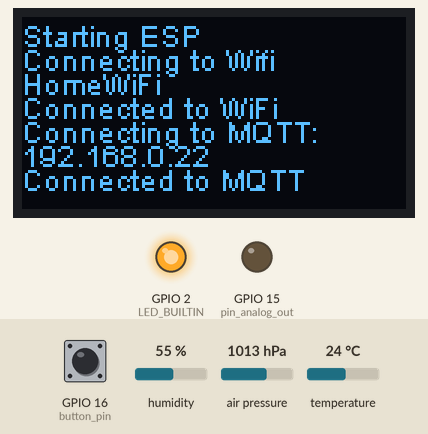
This sketch was run on a simulated ESP8266 (NodeMCU). On the bench: 128×64 one-colour display, output pins drawn as LEDs (lit = HIGH, except the on-board LED, lit = LOW). The inputs (shaded band) are chosen by the test bench; at power-on: GPIO 16 (button_pin) HIGH, humidity 55 %, air pressure 1013 hPa, temperature 24 °C. WiFi joins after 1.5 s; servers stay silent unless stated; no MQTT or app messages arrive unless stated; what the sketch prints to the serial monitor is not drawn.

Above: at 3.7 s.
3.8 s: GPIO 16 (button_pin) pulled LOW for 0.15 s
At 4.4 s:
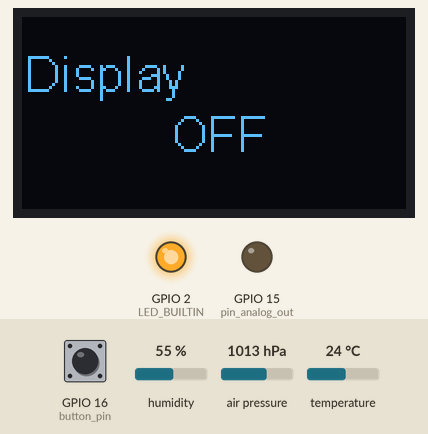
6.9 s: GPIO 16 (button_pin) pulled LOW for 3.2 s
At 9.2 s:
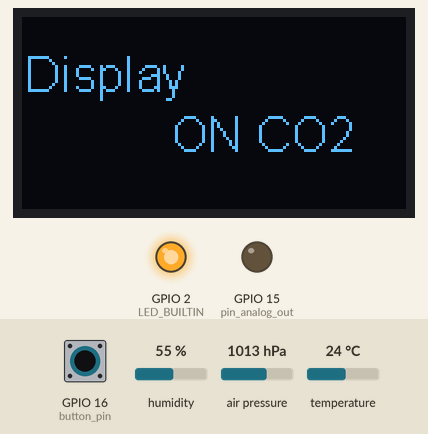
11.6 s: GPIO 16 (button_pin) pulled LOW for 3.2 s
At 14.8 s:
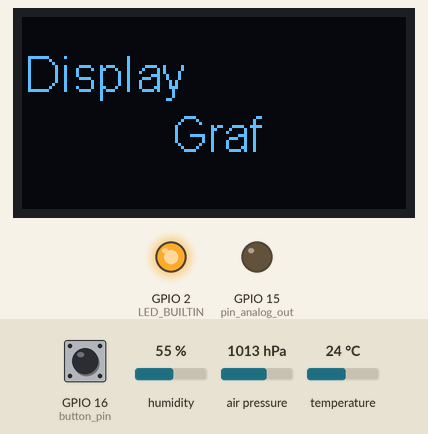
16.3 s: GPIO 16 (button_pin) pulled LOW for 3.2 s
At 19.6 s:
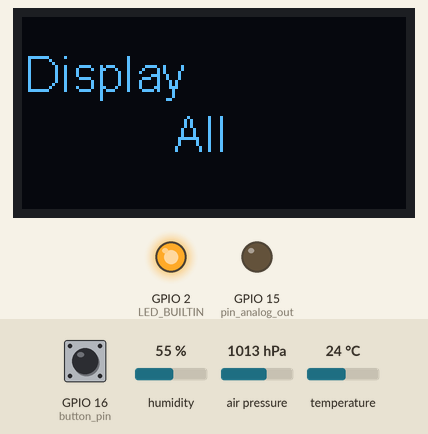
Timing chart, 0 to 62.5 s (numbered marks = the images above; inputs shaded):
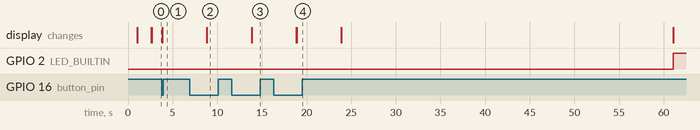

Measured:
- after the input at 3.8 s, the display: changes at once (image 1)
- after the input at 6.9 s, the display: changes after 1.9 s (image 2)
- after the input at 11.6 s, the display: changes after 2.3 s (image 3)
- after the input at 16.3 s, the display: first differs from a run without the input after 2.6 s (image 4)

The sketch:

co2_mqtt_dht22_CO2.ino
```cpp
// по умолчанию работаем через локальную wifi cеть , если загрузить с нажатой кнопкой, то работаем через интернет
#include <PubSubClient.h> //Подключаем библиотеку для MQTT
#include <DHT.h> //Подключаем библиотеку для датчика
#include <ESP8266WiFi.h> //Подключаем библиотеку wifi
#include <SoftwareSerial.h> //Подключаем библиотеку для MHZ19
#include <Adafruit_BME280.h>// Подключаем библиотеку Adafruit_BME280
#include <Adafruit_Sensor.h>   // Подключаем библиотеку Adafruit_Sensor
#include "SH1106Wire.h" //библиотека для мониторчика
#define DHTTYPE DHT22   // DHT 11
#define LED_BUILTIN 2  //встроенный светодиод
#define pin_analog_out 15 //красный светодиод
#define redLevelPPM 1000 //Уровень СО2 для красного светодиода
#define agrigation_hum 2 //усредняем по 2 значениям
#define agrigation_temp 2 //усредняем по 2 значениям
#define DHTPin  14 //подклюен датчик DHTPin  14
#define button_pin  16//кнопка для переключения на интрнет. удерживать при включении
//#define SEALEVELPRESSURE_HPA (1013.25) // Давление PHa на уровне моря
Adafruit_BME280 bme;// Установка связи по интерфейсу I2C
//BME280 садим на пины 4,5
SH1106Wire display(0x3c, 4, 5); //параллельно дисплей

int count_hum = 0;
float sum_hum = 0;
float h_old = 0;
float t_old = 0;
static char ppmTemp[7];
float ppm_old = 0;
unsigned int ppm;
float tmhz_old = 0;
float h = 0;
static char humidityTemp[7];
int count_temp = 0;
float sum_temp = 0;
float t = 0;
boolean butt; //состояние кнопки
boolean avtocal = 0; //автокалибровка

int displayOn = 1; //режим дисплея
float davlenie;
float davlenie_old = 0;
static char davlenieTemp[7];
static char temperatureTemp[7];
int arrayPPM[110]; // для графика

// для wifi, mqtt и др
const char* ssid = "HomeWiFi"; //для локалки
const char* password = "HomePass";//для локалки
const char* ssid_inet = "Asus";//для интернета, например на мобиле
const char* password_inet = "Asus12345";//для интернета, например на мобиле
const char* mqttUser = "mosquitoUser"; // юзер mqtt брокера
const char* mqttPassword = "Pass_msquit"; // пароль mqtt брокера
const char* mqttTopicHumidity = "/ESP_sens1/DHT/HUM";
const char* mqttTopicTemperature = "/ESP_sens1/DHT/TEMP";
const char* mqttTopicCO2 = "/ESP_sens1/DHT/CO2";
const char* mqttTopic_davlenie = "/ESP_sens1/DHT/davlenie";
const char* clientName = "ESP8266_DTH22_spalnya";
const char* mqtt_server = "192.168.0.22";//для локалки
const char* mqtt_server_inet = "myIP.ddns.net";////внешний ip или адрес для интернета
const char* AEB_txt = "|AEB OFF|"; //Состояние автокаллибровки
const char* homeState = "|HOME"; //Через что передаем (домашнюю сеть или инет
const char* PPMState = "GOOD|"; //состояние воздуха

// CO2 sensor:
SoftwareSerial mySerial(12, 13); // RX,TX
byte cmd[9] = {0xFF, 0x01, 0x86, 0x00, 0x00, 0x00, 0x00, 0x00, 0x79}; //запросс со2 с mhz19
unsigned char cmd_off[] = "\xFF\x01\x79\x00\x00\x00\x00\x00\x86"; //ABC logic off
unsigned char cmd_on[] = "\xFF\x01\x79\xA0\x00\x00\x00\x00\xE6";// ABC logic on
unsigned char response[9];

// Timers auxiliar variables
unsigned long now = millis();
unsigned long lastMeasure = 0;
unsigned long resendtime = 60000; //60sec  ПЕРИОД ИЗМЕРЕНИЯ 60000

WiFiClient espClient;
PubSubClient client(espClient);
// Initialize DHT sensor.
DHT dht(DHTPin, DHTTYPE);

void setup() {

  Serial.begin(9600);
  Serial.println("Starting ESP");
  display.init(); //Инициализируем дисплей
  display.flipScreenVertically();
  display.setFont(ArialMT_Plain_16);
  display.setTextAlignment(TEXT_ALIGN_LEFT);
  display.clear();
  display.setFont(ArialMT_Plain_10);
  display.drawString(0, 0, "Starting ESP");
  display.display();

  pinMode (button_pin, INPUT_PULLUP);
  pinMode(pin_analog_out, OUTPUT);
  //Если зажата кнопка при включении, то работаем через интрнет
  delay(1000);
  butt = !digitalRead(button_pin);// но кнопку на gnd;
  if (butt == 1 ) {
    ssid = ssid_inet;
    password = password_inet;
    mqtt_server = mqtt_server_inet;
    butt = 0;
    homeState = "|INET";
  }

  //Если зажата кнопка автокалибровки, то вклюаем автокалибровку


  dht.begin();
  setup_wifi();
  Serial.print("Connecting to MQTT ");
  display.drawString(0, 32, "Connecting to MQTT: ");
  display.drawString(0, 40, mqtt_server);
  display.display();
  Serial.println(mqtt_server);
  client.setServer(mqtt_server, 1883);
  pinMode(LED_BUILTIN, OUTPUT);
  client.setCallback(callback);
  mySerial.begin(9600);

  // выключаем автоколлибровку CO2
  mySerial.write(cmd_off, 9);
  // mySerial.write(cmd_on, 9);

  if (!bme.begin(0x76))
  { // Проверка инициализации датчика давления
    Serial.println("Could not find a valid BME280 sensor, check wiring!"); // ошибки инициализации.
    display.clear();
    display.drawString(0, 5, "Error of BME280!! ");
    display .display();

  }
}


void loop() {


  if (butt == 1 && displayOn == 1) {
    butt = 0;
    Serial.println("Дисплей OFF"); // выключаем дисплей
    display.clear();
    display.setFont(ArialMT_Plain_16);
    display.drawString(1, 10 , "Display");
    display.drawString(50, 30 , "OFF");
    display.display();
    //AEB_txt = "|AEB OFF|";
    displayOn = 0; // нет изображения
    //mySerial.write(cmd_off, 9);
    delay (5000);
    display.clear();
    display.display();
  }

  butt = !digitalRead(button_pin);// но кнопку на gnd;
  if (butt == 1 && displayOn == 0) {
    butt = 0;
    Serial.println("Дисплей ON (CO2)"); // включаем дисплей кнопкой
    display.clear();
    display.setFont(ArialMT_Plain_16);
    display.drawString(1, 10 , "Display");
    display.drawString(50, 30 , "ON CO2");
    display.display();
    displayOn = 2; //обчные показания
    delay (5000);

  }


  if (butt == 1 && displayOn == 2) {
    butt = 0;
    Serial.println("Дисплей Graf"); // PPM
    display.clear();
    display.setFont(ArialMT_Plain_16);
    display.drawString(1, 10 , "Display");
    display.drawString(50, 30 , "Graf");
    display.display();
    displayOn = 3;
    delay (5000);
    display.clear();
    display.display();
  }


  if (butt == 1 && displayOn == 3) {
    butt = 0;
    Serial.println("Дисплей PPM Graf"); // PPM Graf
    display.clear();
    display.setFont(ArialMT_Plain_16);
    display.drawString(1, 10 , "Display");
    display.drawString(50, 30 , "All");
    display.display();
    displayOn = 1;
    delay (5000);
    display.clear();
    display.display();
  }


  if (!client.connected()) {
    reconnect();
  }


  if (!client.loop())
    client.connect(clientName);

  now = millis();

  // Publishes new temperature and humidity every N seconds
  if (now - lastMeasure > resendtime) {//интервал измерения
    lastMeasure = now;

    //Влажность
    h  = dht.readHumidity();
    //накапливаем
    Serial.print ("H=");
    Serial.println (h);
    sum_hum = sum_hum + h;
    count_hum = count_hum + 1;

    //Температура
    t = dht.readTemperature();
    //накапливаем
    sum_temp = sum_temp + t;
    count_temp = count_temp + 1;
    Serial.print ("T=");
    Serial.println (t);


    // Read temperature as Fahrenheit (isFahrenheit = true)
    float f = dht.readTemperature(true);
    // Check if any reads failed and exit early (to try again).
    if (isnan(h) || isnan(t) || isnan(f)) {
      return;
    }

    //если накопили значения температуры, усредняем
    if (count_temp >= agrigation_temp) {
      t = sum_temp / count_temp;
      count_temp = 0;
      sum_temp = 0;
      t = ceil (t);
      Serial.print ("T avg=");
      Serial.println (t);


      //если значение изменилось, отправляем
      if (t != t_old) {
        dtostrf(t, 6, 0, temperatureTemp); //0 - количство символов после запятой
        digitalWrite(LED_BUILTIN, LOW);
        t_old = t;
        Serial.print ("T Sending  = ");
        Serial.println (temperatureTemp);
        // Publishes Temperature and
        client.publish(mqttTopicTemperature, temperatureTemp);
        digitalWrite(LED_BUILTIN, HIGH);
      }
      t = 0;

    }


    //если накопили значения влажности, усредняем
    if (count_hum >= agrigation_hum) {
      h = sum_hum / count_hum;
      count_hum = 0;
      sum_hum = 0;
      h = ceil (h);
      Serial.print ("H avg=");
      Serial.println (h);


      //если знаение изменилось, отправляем
      if (h != h_old) {
        dtostrf(h, 6, 0, humidityTemp);//0 - количство символов после запятой
        h_old = h;
        digitalWrite(LED_BUILTIN, LOW);
        Serial.print ("H Sending  = ");
        Serial.println (humidityTemp);
        client.publish(mqttTopicHumidity, humidityTemp);
        digitalWrite(LED_BUILTIN, HIGH);
      }
      h = 0;
    }


    //Займемся СО2
    mySerial.write(cmd, 9);
    memset(response, 0, 9);
    delay(10);
    mySerial.readBytes(response, 9);
    int i;
    byte crc = 0;
    for (i = 1; i < 8; i++) crc += response[i];
    crc = 255 - crc;
    crc++;


    if ( !(response[0] == 0xFF && response[1] == 0x86 && response[8] == crc) ) {

      display.clear();
      display.drawString(5, 1, "CRC error. ");
      display.drawString(10, 20, "MHZ-19B");
      display.display();
      Serial.println("CRC error: " + String(crc) + " / " + String(response[8]));
      Serial.println("Sensor CRC error");
      while (mySerial.available()) {
        mySerial.read();
      }

    } else
    {
      unsigned int responseHigh = (unsigned int) response[2];
      unsigned int responseLow = (unsigned int) response[3];
      unsigned int temperature = (unsigned int) response[4] - 40;
      ppm = (256 * responseHigh) + responseLow;
      Serial.print("CO2="); Serial.print(ppm); Serial.println(";");
      //если СО2 не гонит, и CO2 изменилось публикуем в mqtt
      if ((ppm > 300) && (ppm < 5000) && ( ppm != ppm_old)) {
        ppm_old = ppm;
        // Serial.print("CO2="); Serial.print(ppm); Serial.println(";");
        digitalWrite(LED_BUILTIN, LOW);
        Serial.print ("ppm Sending  = ");
        Serial.println (ppm);

        dtostrf(ppm, 6, 0, ppmTemp);//0 - количство символов после запятой
        client.publish(mqttTopicCO2, ppmTemp);
        digitalWrite(LED_BUILTIN, HIGH);
        //если высокое значение, включаем красный светодиод
        if (ppm > redLevelPPM)
        {
          digitalWrite(pin_analog_out, 1);
          PPMState = "BAD!!!|";
        }
        //если нормальное значение, выключаем красный светодиод
        if (ppm <= redLevelPPM)
        {
          digitalWrite(pin_analog_out, 0);
          PPMState = "GOOD|";
        }
      }
    }
    //давление
    Serial.print ("PRESSURE= ");
    davlenie = bme.readPressure() / 133, 3;
    davlenie = ceil (davlenie);
    Serial.println(davlenie);

    //фильтруем косячные значенич
    if ((davlenie > 690) && (davlenie < 800) && ( davlenie != davlenie_old)) {
      dtostrf(davlenie, 6, 0, davlenieTemp);//0 - количство символов после запятой
      davlenie_old = davlenie;
      digitalWrite(LED_BUILTIN, LOW);
      Serial.print ("Pressure Sending  = ");
      Serial.println (davlenieTemp);
      client.publish(mqttTopic_davlenie, davlenieTemp);
      digitalWrite(LED_BUILTIN, HIGH);
    }


    //ppm= ppmTemp
    //сохраняем в массив и сдвигаем
    const int temp = arrayPPM[0];
    for (int i = 1; i < 50; i++)
      arrayPPM[i - 1] = arrayPPM[i];
    arrayPPM[50 - 1] = ppm;


    //Выводим данные
    display.clear();
    if (displayOn == 1) { //Если флаг монитора включен

      display.setFont(ArialMT_Plain_10);
      display.drawString(0, 0, "********************************");
      display.drawString(0, 9, "T=" + String(temperatureTemp) + "C");
      display.drawString(0, 30, "H=" + String(humidityTemp) + "%");
      display.drawString(50, 9, "P=" + String(davlenieTemp) + "mmHs");
      display.drawString(50, 30, "CO=" + String(ppmTemp) + "ppm");
      display.drawString(0, 40, "********************************");
      display.drawString(40, 50, AEB_txt);
      display.drawString(1, 50, PPMState);
      display.drawString(95, 50, homeState);

    }


    if (displayOn == 2) { //только ППМ
      //ppmTemp = "400";
      display.setFont(ArialMT_Plain_24);
      display.drawString(45, 5 , "CO2");
      display.drawString(12, 30, String(ppmTemp));
      display.drawString(75, 30, " ppm");
    }


    if (displayOn == 3) { // ППМ график

      display.setFont(ArialMT_Plain_10);
      display.drawString(45, 0, String(ppmTemp) + " ppm");
      display.drawString(113, 50, "Ok");
      display.drawString(110, 30, "Bad");
      display.drawString(113, 10, "!!!");
      display.fillRect(3, 47, 125, 1); //шкала
      display.fillRect(3, 27, 125, 1); //шкала

      for (int i = 0; i <= 50; i++) {
        display.fillRect(i * 2, 60 - (arrayPPM[i] - 400) / 30, 2, arrayPPM[i] / 30); // Пустой прямоугольник
      }
    }


    display.display();

  }

}


void setup_wifi() {
  delay(10);
  display.drawString(0, 8, "Connecting to Wifi");
  display.drawString(0, 16, ssid);
  display.display();
  Serial.print("Connecting to WiFi ");
  Serial.println(ssid);
  WiFi.begin(ssid, password);
  while (WiFi.status() != WL_CONNECTED) {
    delay(500);
  }
  Serial.println("Connected to WiFi");
  display.drawString(0, 24, "Connected to WiFi");
  display.display();
}


void callback(String topic, byte* message, unsigned int length) {
  String messageTemp;
  for (int i = 0; i < length; i++) {
    messageTemp += (char)message[i];
  }
}


// This functions reconnects your ESP8266 to your MQTT broker
void reconnect() {
  Serial.println("reconnecting to MQTT ");
  while (!client.connected()) {
    if (client.connect(WiFi.hostname().c_str(), mqttUser, mqttPassword)) {
      Serial.println("Connected to MQTT ");
      display.drawString(0, 48, "Connected to MQTT");
      display.display();
    } else {
      // Wait 5 seconds before retrying
      delay(5000);
    }
  }
}
```
